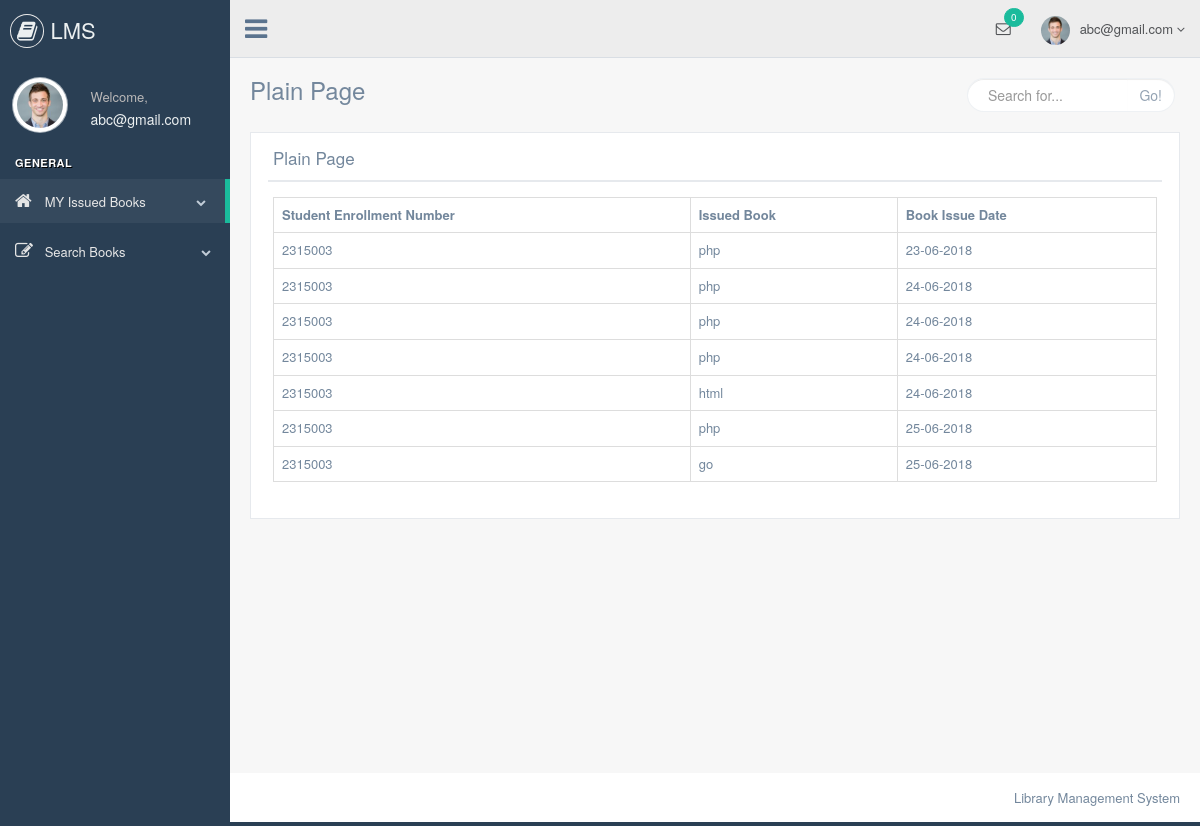
/student/my_issued_book.php (signed in), run on the app's committed database.
### tables this page shows
CREATE TABLE `issue_books` (
  `id` int(5) NOT NULL,
  `student_enrollment` varchar(50) NOT NULL,
  `student_name` varchar(50) NOT NULL,
  `student_sem` varchar(50) NOT NULL,
  `student_contact` varchar(50) NOT NULL,
  `student_email` varchar(50) NOT NULL,
  `books_name` varchar(50) NOT NULL,
  `books_issue_date` varchar(50) NOT NULL,
  `books_return_date` varchar(50) NOT NULL,
  `student_username` varchar(50) NOT NULL
);

### student/my_issued_book.php (the view, shortened to what this page needs)
    <?php
include'header.php';
include'connection.php';
?>
<div class="right_col" role="main">
    <div class="">
        <div class="page-title">
            <div class="title_left">
                <h3>Plain Page</h3>
            </div>
            <div class="title_right">
                <div class="col-md-5 col-sm-5 col-xs-12 form-group pull-right top_search">
                    <div class="input-group">
                        <input type="text" class="form-control" placeholder="Search for...">
            <span class="input-group-btn">
              <button class="btn btn-default" type="button">Go!</button>
            </span>
                    </div>
                </div>
            </div>
        </div>
        <div class="clearfix"></div>
        <div class="row" style="min-height:500px">
            <div class="col-md-12 col-sm-12 col-xs-12">
                <div class="x_panel">
                    <div class="x_title">
                        <h2>Plain Page</h2>
                        <div class="clearfix"></div>
                    </div>
                    <div class="x_content">
                        <table class="table table-bordered">
                            <th>
                                Student Enrollment Number
                            </th>
                            <th>
                                Issued Book
                            </th>
                            <th>
                                Book Issue Date
                            </th>
                            <?php
                            $res = mysqli_query($link,"select * from issue_books where student_username = '$_SESSION[username]'");
                            while ($row =mysqli_fetch_array($res)) {
                                echo '<tr>';
                                echo '<td>';
                                echo $row["student_enrollment"];
                                echo '</td>';
                                echo '<td>';
                                echo $row["books_name"];
                                echo '</td>';
                                echo '<td>';
                                echo $row["books_issue_date"];
                                echo '</td>';
                                echo '</tr>';
                            }
                            ?>
                        </table>
                    </div>
                </div>
            </div>
        </div>
    </div>
</div>
<?php
include 'footer.php';
?>

### data on the page
issue_books: student_enrollment "2315003", books_name "php", books_issue_date "23-06-2018"
issue_books: student_enrollment "2315003", books_name "php", books_issue_date "24-06-2018"
issue_books: student_enrollment "2315003", books_name "php", books_issue_date "24-06-2018"
issue_books: student_enrollment "2315003", books_name "php", books_issue_date "24-06-2018"
issue_books: student_enrollment "2315003", books_name "html", books_issue_date "24-06-2018"
issue_books: student_enrollment "2315003", books_name "php", books_issue_date "25-06-2018"
issue_books: student_enrollment "2315003", books_name "go", books_issue_date "25-06-2018"

### other printed values
$_SESSION['username'] "abc@gmail.com"
$tot "0"
